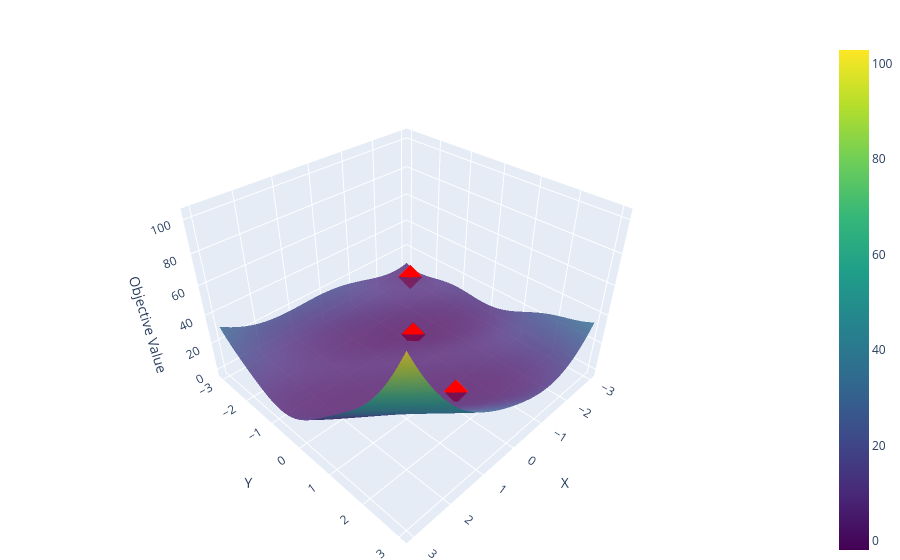

The notebook cell this image was saved under:
### Markdown cell above
Let's plot our NLP optimization results with different initializations using `plotly`. We can see how depending on the initialization we can find diffeent minima.

### Code cell
def generate_function_numpy(x):
    'Gnerating the exmaple function in a numpy version, for plotting.'
    x, y = x
    a = (x - 0.5) / 1.5 + (y + 0.5)  
    term1 = a * x * y  
    term2 = a**2  
    term3 = 3 * np.cos(2 * a) 
    term4 = 0.2 * (x - 0.5)**2 * (y + 0.5)**2 

    # The following terms discourage having the minimum at one of the edges
    term5 = 0.1 * (x**4)  
    term6 = 0.1 * (y**4)  

    f = term1 + term2 + term3 + term4 + term5 + term6
    return f

# Generate data for visualization
x_vals = np.linspace(-3, 3, 100)
y_vals = np.linspace(-3, 3, 100)
x_grid, y_grid = np.meshgrid(x_vals, y_vals)
z_grid = generate_function_numpy([x_grid, y_grid])

# Create a 3D surface plot using plotly 
fig = go.Figure()

# Add the surface plot
fig.add_trace(go.Surface(z=z_grid, x=x_grid, y=y_grid, colorscale="Viridis", opacity=0.8))

# Add the optimal points 
fig.add_trace(go.Scatter3d(
    x=x1s,
    y=x2s,
    z=objs,
    mode="markers",
    marker=dict(size=8, color="red", symbol="diamond"),
    name="Optimal Points",
))

fig.update_layout(
    scene=dict(
        xaxis_title="X",
        yaxis_title="Y",
        zaxis_title="Objective Value",
        aspectratio=dict(x=1, y=1, z=0.7),
    ),
    margin=dict(l=0, r=0, b=0, t=40),
)

fig.show()

### Figure 1 — Plotly figure (JSON) as saved in the notebook; plotly's stock layout.template omitted (floating-point values rounded to 4 significant figures; data arrays with more than 128 entries replaced by an {"elided": "..."} marker saying what was removed)
{"data": [{"colorscale": [[0, "#440154"], [0.1111, "#482878"], [0.2222, "#3e4989"], [0.3333, "#31688e"], [0.4444, "#26828e"], [0.5556, "#1f9e89"], [0.6667, "#35b779"], [0.7778, "#6ece58"], [0.8889, "#b5de2b"], [1, "#fde725"]], "opacity": 0.8, "type": "surface", "x": {"elided": "100x100 float values"}, "y": {"elided": "100x100 float values"}, "z": {"elided": "100x100 float values"}}, {"marker": {"color": "red", "size": 8, "symbol": "diamond"}, "mode": "markers", "name": "Optimal Points", "type": "scatter3d", "x": [-2.691, -1.135, -1.135, -0.283, -0.283, -0.283, -0.283], "y": [-2.552, -0.8985, -0.8985, 1.312, 1.312, 1.312, 1.312], "z": [5.375, -1.946, -1.946, -0.6546, -0.6546, -0.6546, -0.6546]}], "layout": {"margin": {"b": 0, "l": 0, "r": 0, "t": 40}, "scene": {"aspectratio": {"x": 1, "y": 1, "z": 0.7}, "xaxis": {"title": {"text": "X"}}, "yaxis": {"title": {"text": "Y"}}, "zaxis": {"title": {"text": "Objective Value"}}}}}
